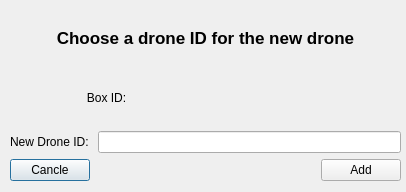
<?xml version="1.0" encoding="UTF-8"?>
<ui version="4.0">
 <class>AddDroneDialog</class>
 <widget class="QDialog" name="AddDroneDialog">
  <property name="geometry">
   <rect>
    <x>0</x>
    <y>0</y>
    <width>406</width>
    <height>192</height>
   </rect>
  </property>
  <property name="windowTitle">
   <string>Dialog</string>
  </property>
  <widget class="QWidget" name="verticalLayoutWidget">
   <property name="geometry">
    <rect>
     <x>10</x>
     <y>10</y>
     <width>391</width>
     <height>171</height>
    </rect>
   </property>
   <layout class="QVBoxLayout" name="verticalLayout" stretch="10,0">
    <item>
     <layout class="QVBoxLayout" name="verticalLayout_2">
      <item>
       <widget class="QLabel" name="label">
        <property name="font">
         <font>
          <pointsize>13</pointsize>
          <weight>75</weight>
          <bold>true</bold>
         </font>
        </property>
        <property name="text">
         <string>Choose a drone ID for the new drone</string>
        </property>
        <property name="alignment">
         <set>Qt::AlignCenter</set>
        </property>
       </widget>
      </item>
      <item>
       <layout class="QHBoxLayout" name="horizontalLayout_3">
        <item>
         <widget class="QLabel" name="label_3">
          <property name="text">
           <string>Box ID:</string>
          </property>
          <property name="alignment">
           <set>Qt::AlignCenter</set>
          </property>
         </widget>
        </item>
        <item>
         <widget class="QLabel" name="boxIdLabel">
          <property name="text">
           <string/>
          </property>
         </widget>
        </item>
       </layout>
      </item>
      <item>
       <layout class="QHBoxLayout" name="horizontalLayout_2">
        <item>
         <widget class="QLabel" name="label_2">
          <property name="text">
           <string>New Drone ID: </string>
          </property>
          <property name="alignment">
           <set>Qt::AlignCenter</set>
          </property>
         </widget>
        </item>
        <item>
         <widget class="QLineEdit" name="droneIdLineEdit"/>
        </item>
       </layout>
      </item>
     </layout>
    </item>
    <item>
     <layout class="QHBoxLayout" name="horizontalLayout" stretch="0,0,0">
      <item>
       <widget class="QPushButton" name="cancleButton">
        <property name="text">
         <string>Cancle</string>
        </property>
        <property name="icon">
         <iconset resource="../resources/resources.qrc">
          <normaloff>:/resources/icons/cancle.png</normaloff>:/resources/icons/cancle.png</iconset>
        </property>
       </widget>
      </item>
      <item>
       <spacer name="horizontalSpacer">
        <property name="orientation">
         <enum>Qt::Horizontal</enum>
        </property>
        <property name="sizeHint" stdset="0">
         <size>
          <width>40</width>
          <height>20</height>
         </size>
        </property>
       </spacer>
      </item>
      <item>
       <widget class="QPushButton" name="addButton">
        <property name="text">
         <string>Add</string>
        </property>
        <property name="icon">
         <iconset resource="../resources/resources.qrc">
          <normaloff>:/resources/icons/tick_mark.png</normaloff>:/resources/icons/tick_mark.png</iconset>
        </property>
       </widget>
      </item>
     </layout>
    </item>
   </layout>
  </widget>
 </widget>
 <resources>
  <include location="../resources/resources.qrc"/>
 </resources>
 <connections>
  <connection>
   <sender>cancleButton</sender>
   <signal>clicked()</signal>
   <receiver>AddDroneDialog</receiver>
   <slot>on_cancleButton_pushButton_clicked()</slot>
   <hints>
    <hint type="sourcelabel">
     <x>58</x>
     <y>165</y>
    </hint>
    <hint type="destinationlabel">
     <x>75</x>
     <y>103</y>
    </hint>
   </hints>
  </connection>
  <connection>
   <sender>addButton</sender>
   <signal>clicked()</signal>
   <receiver>AddDroneDialog</receiver>
   <slot>on_addButton_pushButton_clicked()</slot>
   <hints>
    <hint type="sourcelabel">
     <x>356</x>
     <y>168</y>
    </hint>
    <hint type="destinationlabel">
     <x>185</x>
     <y>162</y>
    </hint>
   </hints>
  </connection>
  <connection>
   <sender>droneIdLineEdit</sender>
   <signal>editingFinished()</signal>
   <receiver>AddDroneDialog</receiver>
   <slot>on_droneIdLineEdit_editingFinished()</slot>
   <hints>
    <hint type="sourcelabel">
     <x>159</x>
     <y>131</y>
    </hint>
    <hint type="destinationlabel">
     <x>204</x>
     <y>63</y>
    </hint>
   </hints>
  </connection>
 </connections>
 <slots>
  <slot>on_cancleButton_pushButton_clicked()</slot>
  <slot>on_addButton_pushButton_clicked()</slot>
  <slot>on_droneIdLineEdit_editingFinished()</slot>
 </slots>
</ui>
